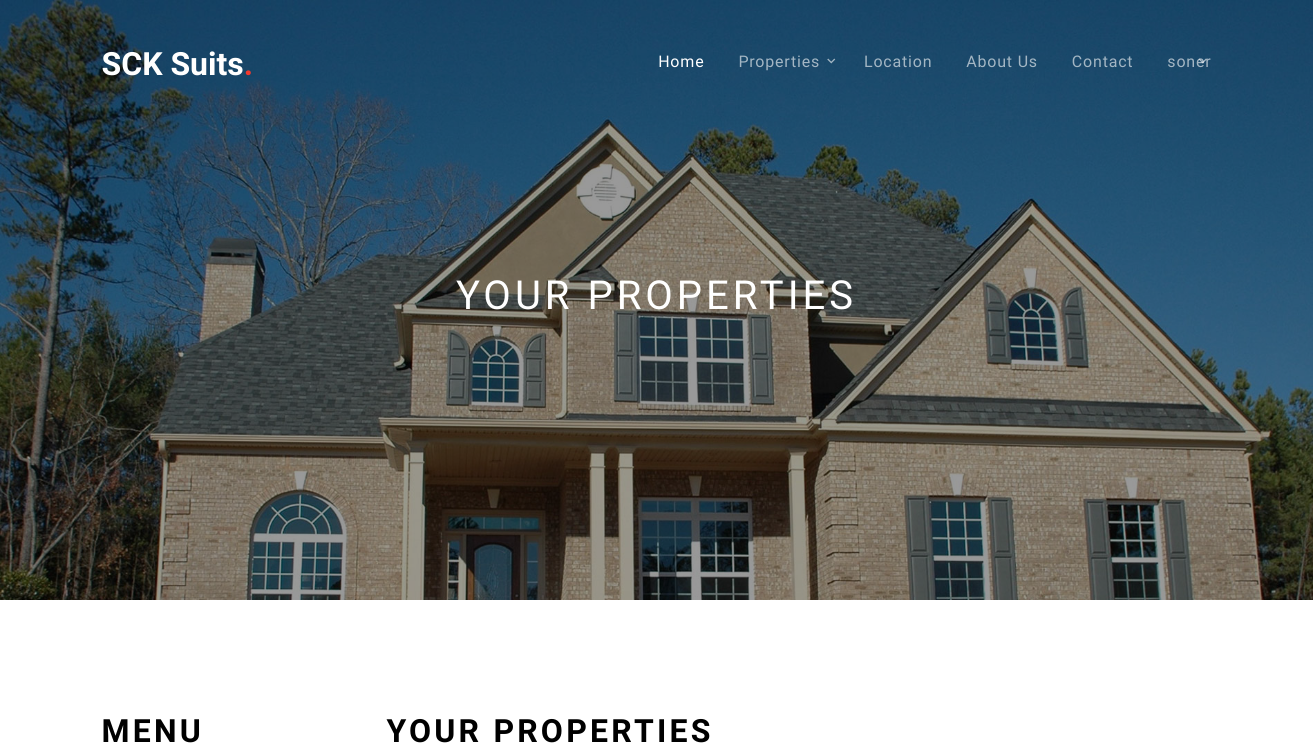
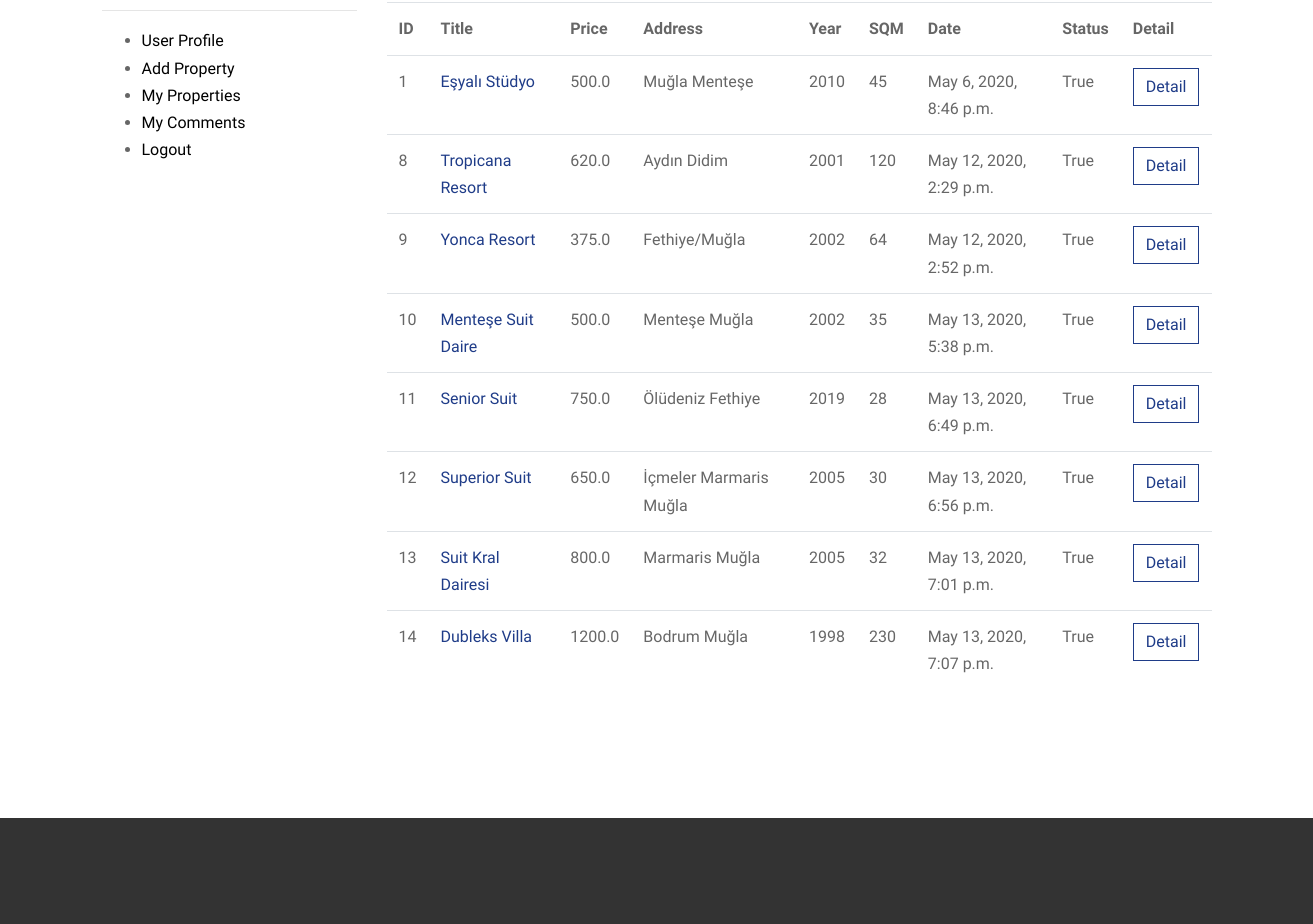
Before: /user/properties/ (signed in, upper part) with the older database file (2 pictures, top to bottom).
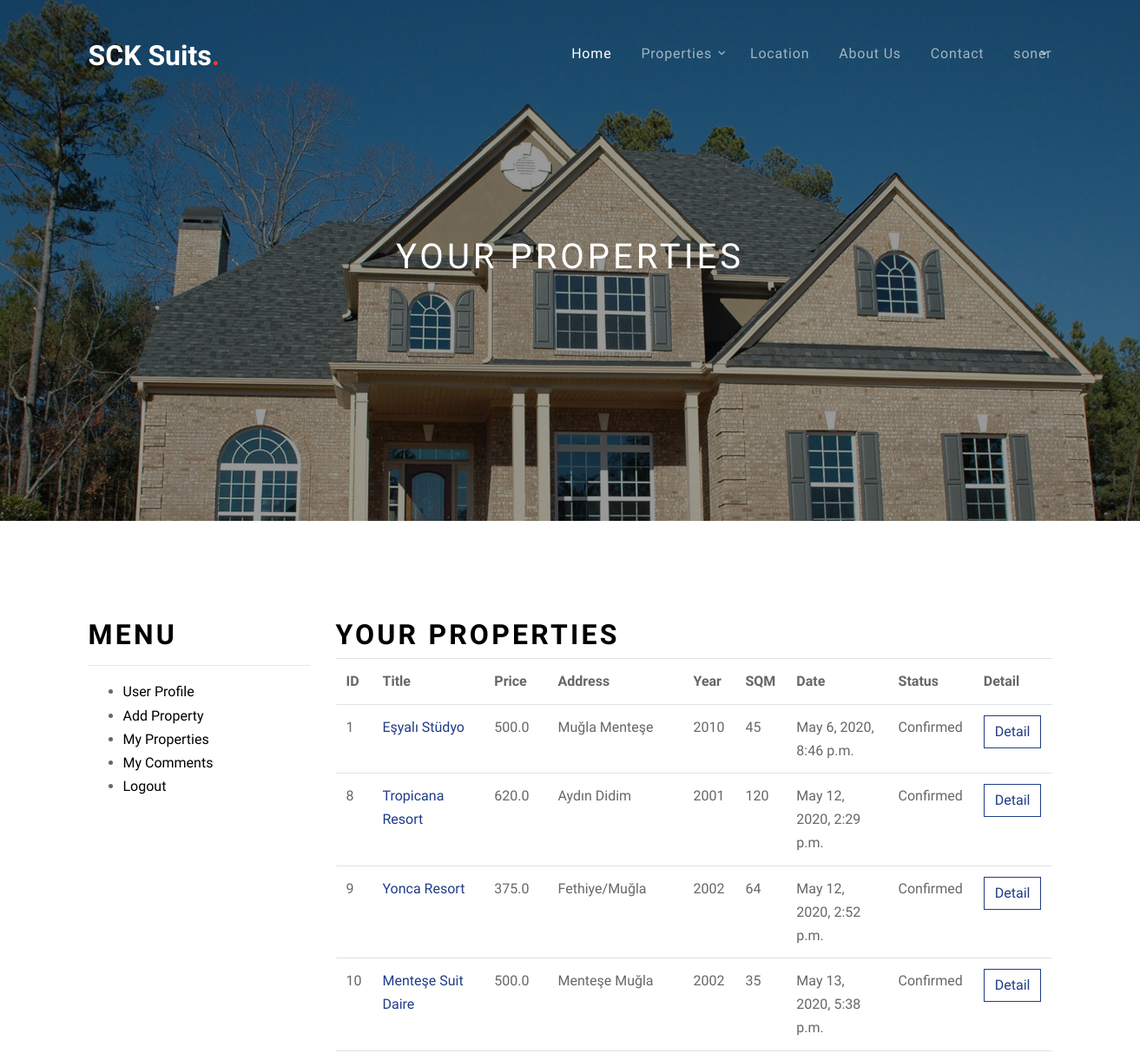
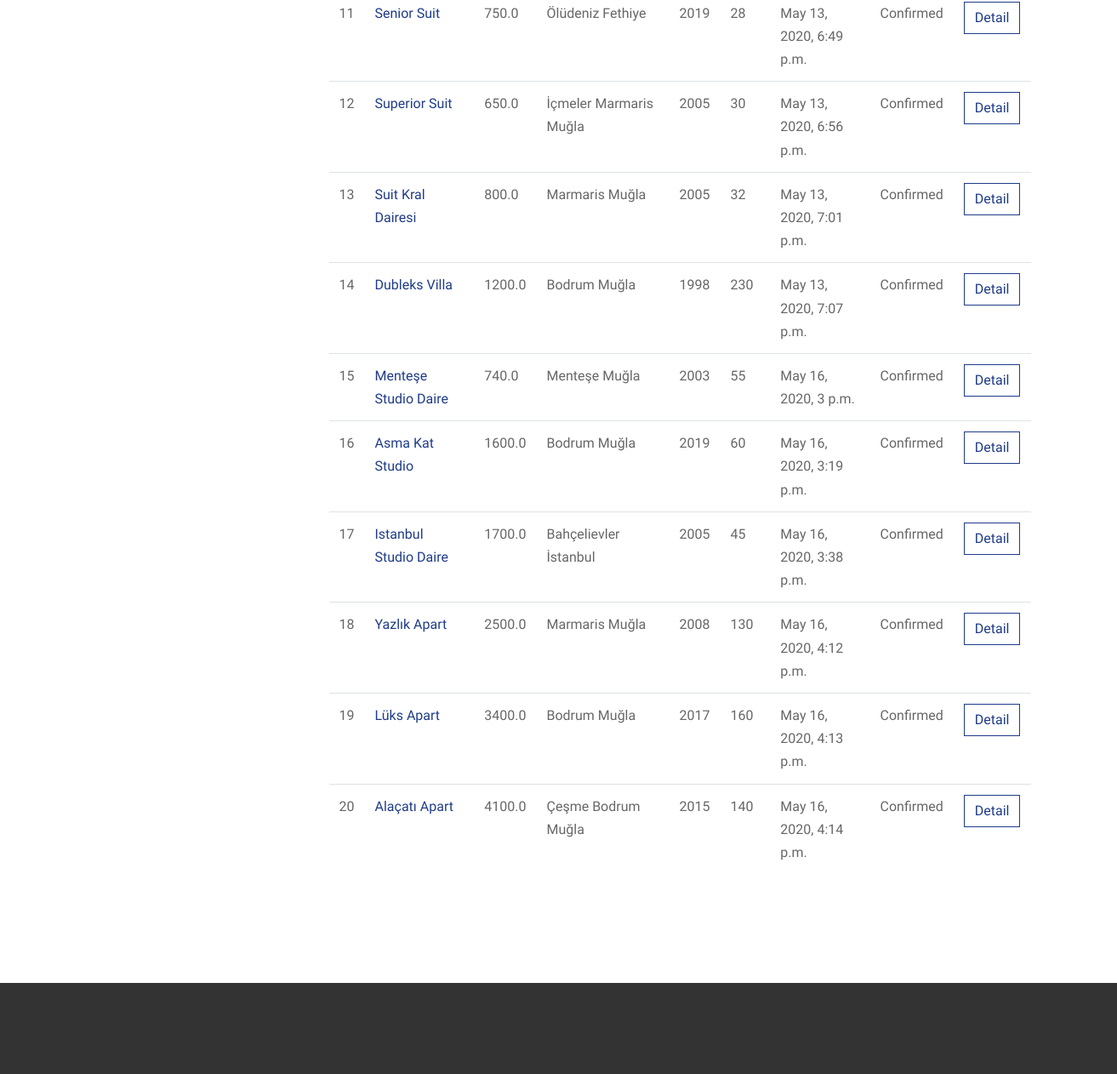
After: the same page with the newer database file (2 pictures, top to bottom).
### property/models.py (models this page shows, shortened)
class Properties(models.Model):
    STATUS = (
        ('New', 'New'),
        ('Confirmed', 'Confirmed'),
        ('Declined', 'Declined'),
    )
    user = models.ForeignKey(User, on_delete=models.CASCADE, null=True)
    category = models.ForeignKey(Category, on_delete=models.CASCADE, null=True)
    title = models.CharField(max_length=150)
    keywords = models.CharField(max_length=255)
    description = models.CharField(max_length=255)
    image = models.ImageField(blank=True, upload_to='images/')
    price = models.FloatField(blank=True,)
    address = models.CharField(max_length=255)
    room = models.IntegerField(blank=True,)
    year = models.IntegerField(blank=True, )
    sqm = models.IntegerField(blank=True,)
    detail = RichTextUploadingField()
    slug = models.SlugField(null=True, unique=True)
    status = models.CharField(max_length=10, choices=STATUS,default='New')
    create_at = models.DateTimeField(auto_now_add=True)
    update_at = models.DateTimeField(auto_now=True)

### user/views.py (the view)
# urls.py: path('properties/', views.properties, name="properties"),
@login_required(login_url='/login')
def properties(request):
    category = Category.objects.all()
    setting = Setting.objects.get(pk=1)
    current_user = request.user
    profile = UserProfile.objects.get(user_id=current_user.id)
    properties = Properties.objects.filter(user_id=current_user.id)
    context = {
        'category': category,
        'profile': profile,
        'properties': properties,
        'setting': setting,
    }
    return render(request, 'user_properties.html', context)

### user/templates/user_properties.html (shortened to what this page needs)
{% extends "homebase.html" %}
{% load static %}
{% block content %}
    <div class="site-blocks-cover inner-page-cover overlay" style="background-image: url(../../static/images/hero_bg_3.jpg);height:150px;" data-aos="fade" data-stellar-background-ratio="0.7">
        <div class="container">
            <div class="row align-items-center justify-content-center text-center">
                <div class="col-md-10">
                    <h1 class="mb-2">Your Properties</h1>
                </div>
            </div>
        </div>
    </div>
    <div class="site-section">
        <div class="container">
            <div class="row">
                <div class="col-md-3"  data-aos="fade-up" data-aos-delay="200">
                    {% include "user_menu.html" %}
                </div>
                <div class="col-md-9" data-aos="fade-up" data-aos-delay="100">
                    <div class="site-section-title">
                        <h2>Your Properties</h2>
                    </div>
                    <table class="table">
                        <tr>
                            <th class="text-left">ID</th>
                            <th class="text-left">Title</th>
                            <th class="text-left">Price</th>
                            <th class="text-left">Address</th>
                            <th class="text-left">Year</th>
                            <th class="text-left">SQM</th>
                            <th class="text-left">Date</th>
                            <th class="text-left">Status</th>
                            <th class="text-left">Detail</th>
                        </tr>
                        {% for rs in properties %}
                            <tr>
                                <td class="text-left">{{ rs.id }}</td>
                                <td class="text-left"><a href="/property/{{ rs.id }}/{{ rs.slug }}">{{ rs.title }}</a></td>
                                <td class="text-left">{{ rs.price }}</td>
                                <td class="text-left">{{ rs.address }}</td>
                                <td class="text-left">{{ rs.year }}</td>
                                <td class="text-left">{{ rs.sqm }}</td>
                                <td class="text-left">{{ rs.create_at }}</td>
                                <td class="text-left">{{ rs.status }}</td>
                                <td class="text-left"><a href="/user/propertydetail/{{ rs.id }}" class="btn btn-outline-primary rounded-0"> Detail</a></td>
                            </tr>
                        {% endfor %}
                    </table>
                </div>
            </div>
        </div>
    </div>
{% endblock %}

### home/templates/homebase.html (shortened to what this page needs)
{% load static %}
<!DOCTYPE html>
<html lang="en">
<head>
    <link rel="stylesheet" href="{% static 'fonts/icomoon/style.css' %}" />
    <link rel="stylesheet" href="{% static 'css/bootstrap.min.css' %}">
    <link rel="stylesheet" href="{% static 'css/magnific-popup.css' %}">
    <link rel="stylesheet" href="{% static 'css/jquery-ui.css' %}">
    <link rel="stylesheet" href="{% static 'css/owl.carousel.min.css' %}">
    <link rel="stylesheet" href="{% static 'css/owl.theme.default.min.css' %}">
    <link rel="stylesheet" href="{% static 'css/bootstrap-datepicker.css' %}">
    <link rel="stylesheet" href="{% static 'css/mediaelementplayer.css' %}">
    <link rel="stylesheet" href="{% static 'css/animate.css' %}">
    <link rel="stylesheet" href="{% static 'fonts/flaticon/font/flaticon.css' %}">
    <link rel="stylesheet" href="{% static 'css/fl-bigmug-line.css' %}">
    <link rel="stylesheet" href="{% static 'css/aos.css' %}">
    <link rel="stylesheet" href="{% static 'css/style.css' %}">
    <link rel="stylesheet" href="https://ajax.googleapis.com/ajax/libs/jqueryui/1.11.4/themes/smoothness/jquery-ui.css">
</head>
<body>
    {% include 'header.html' %}
    {% block content %}  {% endblock %}
    {% include 'footer.html' %}
</body>
</html>

### home/templates/header.html (shortened to what this page needs)
{% load static %}
<header>
<div class="site-wrap">
<div class="site-navbar mt-4">
<div class="container py-1">
  <div class="row align-items-center">
    <div class="col-8 col-md-8 col-lg-4">
      <h1 class="mb-0"><a href="" class="text-white h2 mb-0"><strong>SCK Suits<span class="text-danger">.</span></strong></a></h1>
    </div>
    <div class="col-4 col-md-4 col-lg-8">
      <nav class="site-navigation text-right text-md-right" role="navigation">
        <ul class="site-menu js-clone-nav d-none d-lg-block">
          <li class="active">
            <a href="/">Home</a>
          </li>
          <li class="has-children">
            <a href="#">Properties</a>
              {% load mptt_tags %}
          </li>
          <li><a href="/referanslar">Location</a></li>
          <li><a href="/hakkimizda">About Us</a></li>
          <li><a href="/iletisim">Contact</a></li>
          {% if user.id is not None %}
                <li class="has-children">
                <a href="/user">{{ user.username }}</a>
          </li>
          {% else %}
              <li><a href="/login">Login</a></li>
              <li><a href="/signup">Sign up</a></li>
          {% endif %}
        </ul>
      </nav>
    </div>
  </div>
</div>
</div>
</div>
</header>

### user/templates/user_menu.html
<div class="site-section-title">
    <h2>Menu</h2>
    <hr>
</div>
<ul class="dropdown">
  <li><a href="/user" class="text-black">User Profile</a></li>
  <li><a href="/property" class="text-black">Add Property</a></li>
  <li><a href="/user/properties/" class="text-black">My Properties</a></li>
  <li><a href="/user/comments/" class="text-black">My Comments</a></li>
  <li><a href="/logout" class="text-black">Logout</a></li>
</ul>

### home/templates/footer.html (shortened to what this page needs)
<footer class="site-footer">
    </footer>
{% load static %}

### home/static/css/style.css (style rules this page uses)
body { line-height: 1.7; color: rgba(0, 0, 0, 0.6); font-weight: 400; font-size: 1rem; font-family: "Roboto Mono", SFMono-Regular, Menlo, Monaco, Consolas, "Liberation Mono", "Courier New", monospace; font-family: "Nunito Sans", -apple-system, BlinkMacSystemFont, "Segoe UI", Roboto, "Helvetica Neue", Arial, sans-serif, "Apple Color Emoji", "Segoe UI Emoji", "Segoe UI Symbol", "Noto Color Emoji"; }
a { -webkit-transition: .3s all ease; -o-transition: .3s all ease; transition: .3s all ease; }
.text-black { color: #000 !important; }
.site-wrap { position: relative; }
.site-wrap:before { -webkit-transition: .3s all ease-in-out; -o-transition: .3s all ease-in-out; transition: .3s all ease-in-out; background: rgba(0, 0, 0, 0.6); content: ""; position: absolute; z-index: 2000; top: 0; left: 0; right: 0; bottom: 0; opacity: 0; visibility: hidden; }
.btn { position: relative; top: 0; }
.site-section { padding: 3em 0; }
@media (min-width: 768px) { .site-section { padding: 7em 0; } }
.site-footer { padding: 4em 0; background: #333333; }
@media (min-width: 768px) { .site-footer { padding: 7em 0; } }
.site-navbar { margin-bottom: 0px; width: 100%; border-bottom: none; position: absolute; z-index: 99; }
.site-navbar .site-navigation .site-menu { margin-bottom: 0; margin-left: 0; padding-left: 0; }
.site-navbar .site-navigation .site-menu .active > a { color: #fff; }
.site-navbar .site-navigation .site-menu a { text-decoration: none !important; display: inline-block; }
.site-navbar .site-navigation .site-menu > li { display: inline-block; padding: 10px 5px; }
.site-navbar .site-navigation .site-menu > li > a { padding: 10px 10px; letter-spacing: .05em; color: rgba(255, 255, 255, 0.6); text-decoration: none !important; }
.site-navbar .site-navigation .site-menu > li:last-child { padding-right: 0; }
.site-navbar .site-navigation .site-menu > li:last-child > a { padding-right: 0; }
.site-navbar .site-navigation .site-menu .has-children { position: relative; }
.site-navbar .site-navigation .site-menu .has-children > a { position: relative; padding-right: 20px; }
.site-navbar .site-navigation .site-menu .has-children > a:before { position: absolute; content: "\e313"; font-size: 16px; top: 50%; right: 0; -webkit-transform: translateY(-50%); -ms-transform: translateY(-50%); transform: translateY(-50%); font-family: 'icomoon'; }
.site-mobile-menu .site-nav-wrap { padding: 0; margin: 0; list-style: none; position: relative; }
.site-mobile-menu .site-nav-wrap a { padding: 10px 20px; display: block; position: relative; color: #212529; }
.site-mobile-menu .site-nav-wrap li { position: relative; display: block; }
.site-mobile-menu .site-nav-wrap li.active > a { color: #1f3c88; }
.site-mobile-menu .site-nav-wrap > li { display: block; position: relative; float: left; width: 100%; }
.site-mobile-menu .site-nav-wrap > li > a { padding-left: 20px; font-size: 20px; }
.site-blocks-cover { background-size: cover; background-repeat: no-repeat; background-position: top; }
.site-blocks-cover.overlay { position: relative; }
.site-blocks-cover.overlay:before { position: absolute; content: ""; left: 0; bottom: 0; right: 0; top: 0; background: rgba(0, 0, 0, 0.4); }
.site-blocks-cover, .site-blocks-cover .row { min-height: 600px; height: calc(100vh); }
.site-blocks-cover.inner-page-cover, .site-blocks-cover.inner-page-cover .row { min-height: 600px; height: calc(30vh); }
.site-blocks-cover h1 { font-weight: 900; color: #fff; font-weight: normal; letter-spacing: .1em; text-transform: uppercase; }
.site-section-title h2 { text-transform: uppercase; color: #000; font-weight: 700; font-size: 2rem; letter-spacing: .1em; }

Changed rows visible on the page:
changed Properties "Eşyalı Stüdyo": status "True" → "Confirmed"
changed Properties "Tropicana Resort": status "True" → "Confirmed"
changed Properties "Yonca Resort": status "True" → "Confirmed"
changed Properties "Menteşe Suit Daire": status "True" → "Confirmed"
changed Properties "Senior Suit": status "True" → "Confirmed"
changed Properties "Superior Suit": status "True" → "Confirmed"
changed Properties "Suit Kral Dairesi": status "True" → "Confirmed"
changed Properties "Dubleks Villa": status "True" → "Confirmed"
added Properties: id "15", title "Menteşe Studio Daire", price "740.0", address "Menteşe Muğla", year "2003", sqm "55", create_at "May 16, 2020, 3 p.m.", status "Confirmed"
added Properties: id "16", title "Asma Kat Studio", price "1600.0", address "Bodrum Muğla", year "2019", sqm "60", create_at "May 16, 2020, 3:19 p.m.", status "Confirmed"
added Properties: id "17", title "Istanbul Studio Daire", price "1700.0", address "Bahçelievler İstanbul", year "2005", sqm "45", create_at "May 16, 2020, 3:38 p.m.", status "Confirmed"
added Properties: id "18", title "Yazlık Apart", price "2500.0", address "Marmaris Muğla", year "2008", sqm "130", create_at "May 16, 2020, 4:12 p.m.", status "Confirmed"
added Properties: id "19", title "Lüks Apart", price "3400.0", address "Bodrum Muğla", year "2017", sqm "160", create_at "May 16, 2020, 4:13 p.m.", status "Confirmed"
added Properties: id "20", title "Alaçatı Apart", price "4100.0", address "Çeşme Bodrum Muğla", year "2015", sqm "140", create_at "May 16, 2020, 4:14 p.m.", status "Confirmed"
